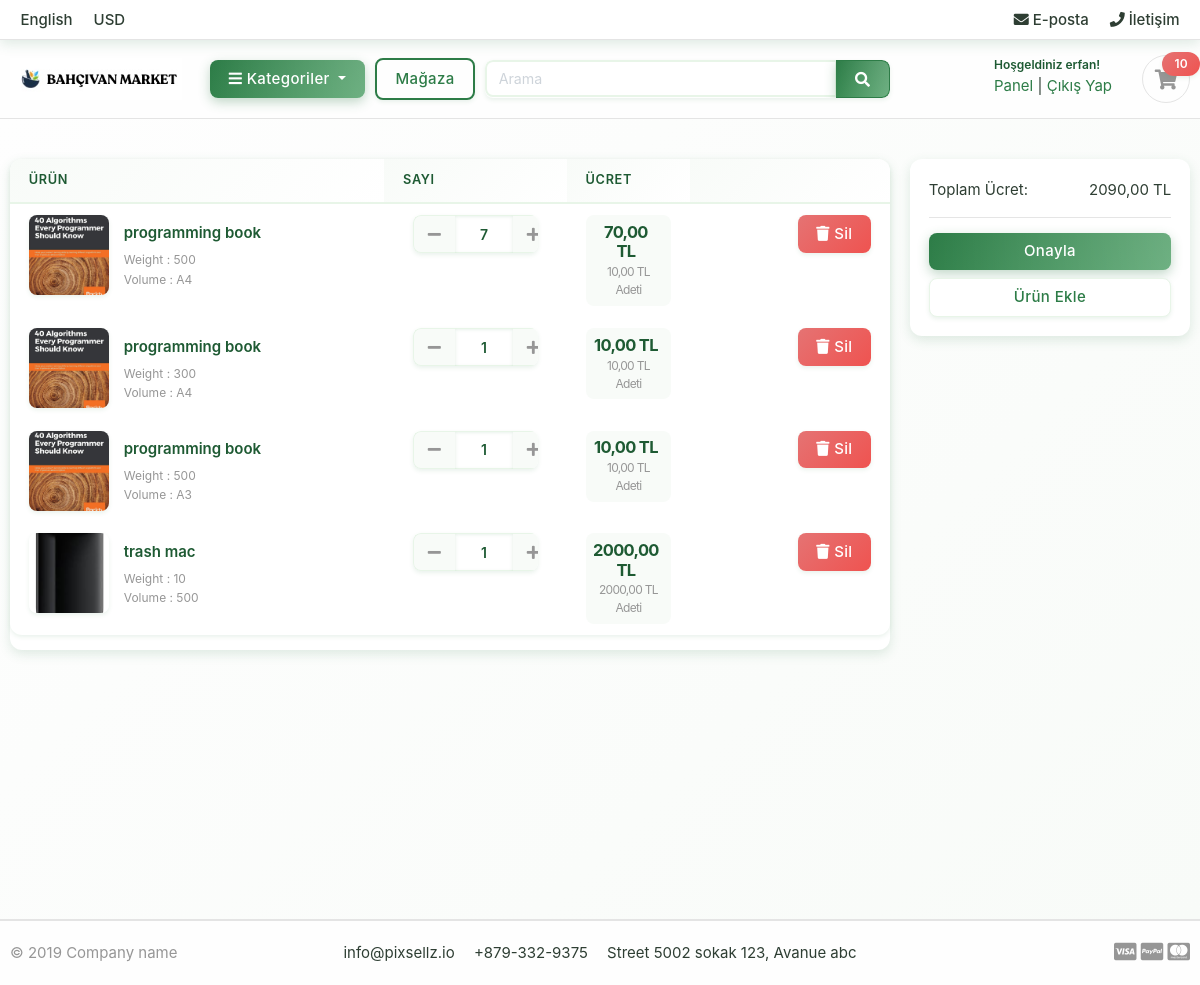
The app's page /cart/ (signed in), older data.
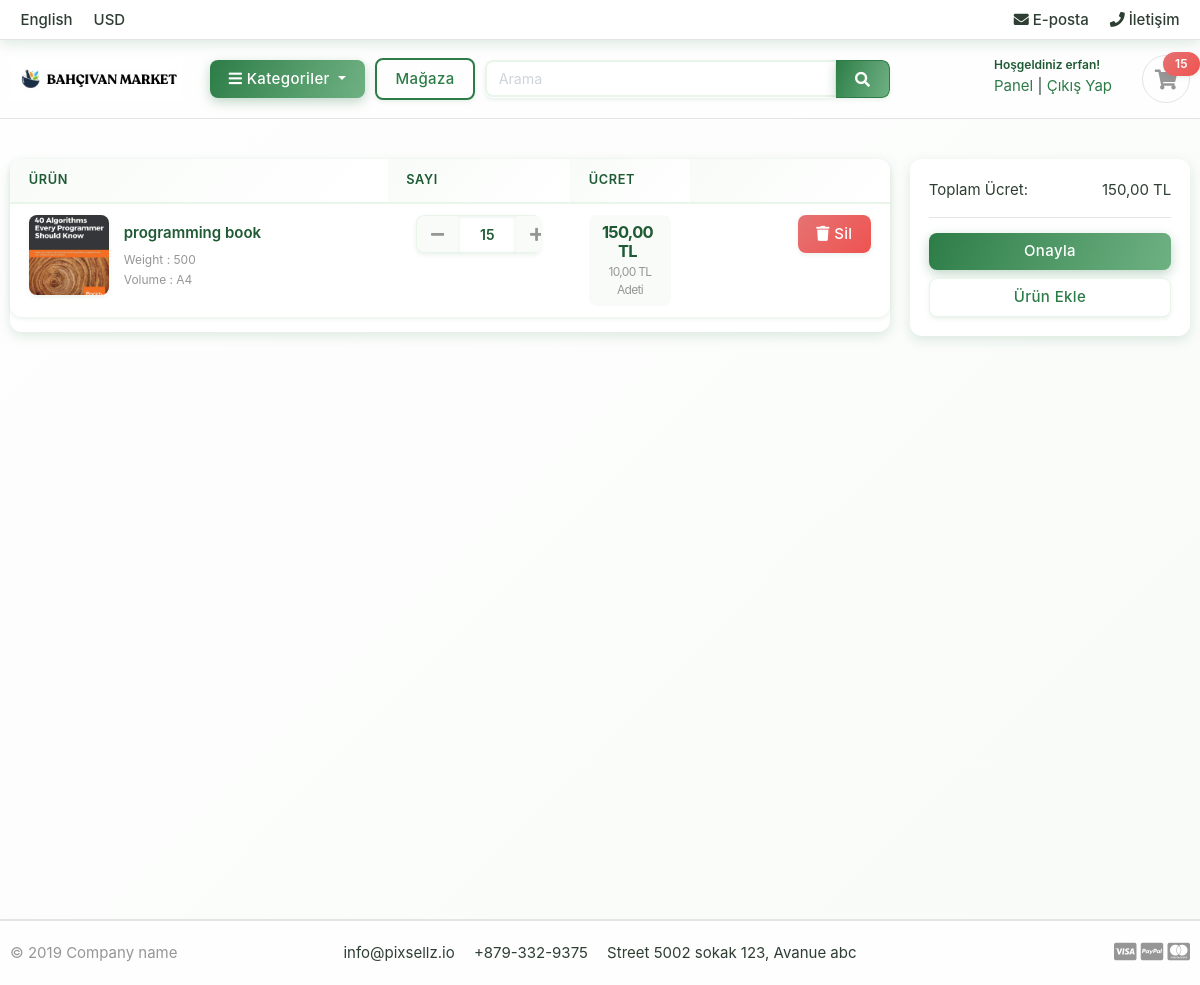
The same page, newer data.
### carts/models.py (models this page shows, shortened)
class CartItem(models.Model):
    user = models.ForeignKey(Account,on_delete=models.CASCADE,null=True)
    product = models.ForeignKey(Product, on_delete=models.CASCADE)
    variations = models.ManyToManyField(Variation,blank=True)
    cart = models.ForeignKey(Cart, on_delete=models.CASCADE,null=True)
    quantity = models.IntegerField()
    is_active = models.BooleanField(default=True)
    def sub_total(self):
        return self.product.price * self.quantity

### store/models.py (models this page shows, shortened)
class Product(models.Model):
    product_name = models.CharField(max_length=200, unique=True)
    slug = models.SlugField(max_length=200, unique=True)
    product_description = models.TextField(max_length=500, blank=True)
    price = models.DecimalField(max_digits=6, decimal_places=2)
    image = models.ImageField(upload_to='photos/product')
    stock  = models.IntegerField()
    low_stock_threshold = models.IntegerField(default=5)
    is_avalible = models.BooleanField(default=True)
    category = models.ForeignKey(Category, on_delete=models.CASCADE)
    created_date  = models.DateTimeField(auto_now_add=True)
    modified_date = models.DateTimeField(auto_now = True)
    def get_url(self):
        return reverse('product_detail',args=[self.category.slug,self.slug])

class Variation(models.Model):
    product = models.ForeignKey(Product, on_delete=models.CASCADE)
    variation_category = models.CharField(max_length=50,choices=variation_category_choice)
    variation_value = models.CharField(max_length=255)
    is_active = models.BooleanField(default=True)
    created_date = models.DateTimeField(auto_now=True)
    objects = VariationManager()

### carts/views.py (the view)
# urls.py: path('',views.cart,name='cart'),
def cart(request,total=0,quantity=0,cart_items=None):
    try:
        grand_total = 0
        if request.user.is_authenticated:
            cart_items = CartItem.objects.filter(user=request.user, is_active= True)
        else:
            cart = Cart.objects.get(cart_id= _cart_id(request))
            cart_items = CartItem.objects.filter(cart=cart, is_active= True)
        for cart_item in cart_items:
            total += (cart_item.product.price * cart_item.quantity)
            quantity+= cart_item.quantity
        grand_total = total
    except ObjectDoesNotExist:
        pass
    context = {
        'total':total,
        'quantity':quantity,
        'cart_items':cart_items,
        'grand_total': grand_total,
    }
    return render(request,'store/cart.html/',context)

### carts/context_processors.py (called while the page is built)
def counter(request):
    cart_count = 0
    if 'admin' in request.path:
        return {}
    else:
        try:
            cart = Cart.objects.filter(cart_id = _cart_id(request))
            if request.user.is_authenticated:
                cart_items = CartItem.objects.all().filter(user= request.user)
            else:
                cart_items = CartItem.objects.all().filter(cart=cart[:1])
            for cart_item in cart_items:
                cart_count += cart_item.quantity
        except Cart.DoesNotExist:
            cart_count = 0
    return dict(cart_count=cart_count)

### carts/views.py (called while the page is built)
def _cart_id(request):
    cart = request.session.session_key
    if not cart:
        cart = request.session.create()
    return cart

### category/context_processors.py (called while the page is built)
def menu_links(request):
    links = Category.objects.all()
    return dict(links=links)

### category/models.py (called while the page is built)
    def get_url(self):
        return reverse('products_by_category',args = [self.slug ])

### templates/store/cart.html (shortened to what this page needs)
{% extends 'base.html' %}
{% load static %}
{% block content %}
<section class="section-content padding-y bg">
    <div class="container">
    {% if not cart_items %}
        <h2 class='text-center'>Sepetiniz şu an boş</h2>
        <br>
        <div class= 'text-center'>
            <a href= "{% url 'store' %}" class = 'btn btn-primary'>Alışverişe Devam Edin</a>
        </div>
    {% else %}
    <div class="row">
        <aside class="col-lg-9">
    <div class="card">
    <table class="table table-borderless table-shopping-cart">
    <thead class="text-muted">
    <tr class="small text-uppercase">
      <th scope="col">ÜRÜN</th>
      <th scope="col" width="120">SAYI</th>
      <th scope="col" width="120">ÜCRET</th>
      <th scope="col" class="text-right" width="200"> </th>
    </tr>
    </thead>
    <tbody>
    {% for cart_item in cart_items %}
    <tr>
        <td>
            <figure class="itemside align-items-center">
                <div class="aside"><img src="{{ cart_item.product.image.url }}" class="img-sm"></div>
                <figcaption class="info">
                    <a href="{{ cart_item.product.get_url  }}" class="title text-dark">{{ cart_item.product.product_name }}</a>
                    <p class="text-muted small">
                        {% if cart_item.variations.all %}
                            {% for item in cart_item.variations.all %}
                                {{item.variation_category | capfirst}} : {{item.variation_value | capfirst }} <br>
                            {% endfor %}
                        {% endif %}
                    </p>
                </figcaption>
            </figure>
        </td>
        <td>
                        <div class="col">
                            <div class="input-group input-spinner">
                                <div class="input-group-prepend">
                                <form action="{% url 'remove_cart' cart_item.product.id cart_item.id %}" method="POST" style="display:inline;">
                                    <button class="btn btn-light" type="submit" id="button-minus"> <i class="fa fa-minus"></i> </button>
                                </form>
                                </div>
                                <input type="text" class="form-control text-center" value="{{ cart_item.quantity }}" readonly>
                                <div class="input-group-append">
                                <form action="{% url 'add_cart' cart_item.product.id %}" method="POST" style="display:inline;">
                                    <button class="btn btn-light" type="submit" id="button-plus"> <i class="fa fa-plus"></i> </button>
                                </form>
                                </div>
                            </div>
                        </div>
        </td>
        <td>
            <div class="price-wrap">
                <var class="price">{{ cart_item.sub_total }} TL</var>
                <small class="text-muted"> {{ cart_item.product.price }} TL Adeti</small>
            </div>
        </td>
        <td class="text-right">
        <form action="{% url 'remove_cart_item' cart_item.product.id cart_item.id %}" method="POST" style="display:inline;">
            <button type="submit" class="btn btn-danger delete-item-btn">
                <i class="fa fa-trash"></i> Sil
            </button>
        </form>
        </td>
    </tr>
    {% endfor %}
    </tbody>
    </table>
    </div>
        </aside>
        <aside class="col-lg-3">
            <div class="card">
            <div class="card-body">
                <dl class="dlist-align">
                  <dt>Toplam Ücret:</dt>
                  <dd class="text-right">{{ total }} TL</dd>
                </dl>
                <hr>
                <a href="{% url 'checkout' %}" class="btn btn-primary btn-block"> Onayla </a>
                <a href="{% url 'store' %}" class="btn btn-light btn-block">Ürün Ekle</a>
            </div>
            </div>
    </aside>
    </div>
    {% endif %}
    </div>
    </section>
{% endblock %}

### templates/includes/navbar.html (shortened to what this page needs)
{% load static %}
<header class="section-header">
    <nav class="navbar p-md-0 navbar-expand-sm navbar-light border-bottom">
    <div class="container">
      <div class="collapse navbar-collapse" id="navbarTop4">
        <ul class="navbar-nav mr-auto">
            <li class="nav-item dropdown">
                 <a href="#" class="nav-link">   English </a>
            </li>
            <li class="nav-item dropdown">
                <a href="#" class="nav-link"> USD </a>
            </li>
        </ul>
        <ul class="navbar-nav">
            <li><a href="#" class="nav-link"> <i class="fa fa-envelope"></i> E-posta </a></li>
            <li><a href="#" class="nav-link"> <i class="fa fa-phone"></i> İletişim </a></li>
        </ul>
      </div>
    </div>
    </nav>
    <section class="header-main border-bottom">
        <div class="container">
    <div class="row align-items-center">
        <div class="col-lg-2 col-md-3 col-6">
            <a href="{% url 'home' %}" class="brand-wrap">
                <img class="logo" src="{% static './images/bahcivan_logo.png' %}">
            </a>
        </div>
        <div class="col-lg col-sm col-md col-6 flex-grow-0">
            <div class="category-wrap dropdown d-inline-block float-right">
                <button type="button" class="btn btn-primary dropdown-toggle" data-toggle="dropdown">
                    <i class="fa fa-bars"></i> Kategoriler
                </button>
            </div>
        </div>
        <a href="{% url 'store' %}" class="btn btn-outline-primary">Mağaza</a>
        <div class="col-lg  col-md-6 col-sm-12 col">
            <form action="{% url 'search'%}" class="search" method='GET'>
                <div class="input-group w-100">
                    <input type="text" class="form-control" style="width:60%;" placeholder="Arama" name="keyword">
                    <div class="input-group-append">
                      <button class="btn btn-primary" type="submit">
                        <i class="fa fa-search"></i>
                      </button>
                    </div>
                </div>
            </form>
        </div>
        <div class="col-lg-3 col-sm-6 col-8 order-2 order-lg-3">
                    <div class="d-flex justify-content-end mb-3 mb-lg-0">
                        {% if user.id is None %}
                        <div class="widget-header">
                            <small class="title text-muted">Hoşgeldiniz Misafir!</small>
                            <div>
                                <a href="{% url 'login' %}">Giriş Yap</a> <span class="dark-transp"> | </span>
                                <a href="{% url 'register' %}"> Üye Ol</a>
                            </div>
                        </div>
                        {% else %}
                        <div class="widget-header">
                            <small class="title text-muted">Hoşgeldiniz {{ user.first_name }}! </small>
                            <div>
                                <a href="{% url 'dashboard' %}">Panel</a> <span class="dark-transp"> | </span>
                                <a href="{% url 'logout' %}">Çıkış Yap</a>
                            </div>
                        </div>
                        {% endif %}
                        <a href="{% url 'cart' %}" class="widget-header pl-3 ml-3">
                            <div class="icon icon-sm rounded-circle border"><i class="fa fa-shopping-cart"></i></div>
                            <span class="badge badge-pill badge-danger notify">{{ cart_count }}</span>
                        </a>
                    </div>
                </div>
    </div>
        </div>
    </section>
</header>

Row changes from the older to the newer data that the page shows:
removed CartItem: product.image (picture), product.product_name "programming book", quantity "7", sub_total "70,00", product.price "10,00", Variation (variation_category "Weight", variation_value "500"), Variation (variation_category "Volume", variation_value "A4")
removed CartItem: product.image (picture), product.product_name "programming book", quantity "1", sub_total "10,00", product.price "10,00", Variation (variation_category "Volume", variation_value "A4")
no longer on this page (row unchanged): Variation: variation_category "Weight", variation_value "300", shown under "programming book"
removed CartItem: product.image (picture), product.product_name "programming book", quantity "1", sub_total "10,00", product.price "10,00", Variation (variation_category "Weight", variation_value "500")
no longer on this page (row unchanged): Variation: variation_category "Volume", variation_value "A3", shown under "programming book"
removed CartItem: product.image (picture), product.product_name "trash mac", quantity "1", sub_total "2000,00", product.price "2000,00"
no longer on this page (row unchanged): Variation: variation_category "Weight", variation_value "10", shown under "trash mac"
no longer on this page (row unchanged): Variation: variation_category "Volume", variation_value "500", shown under "trash mac"
added CartItem: product.image (picture), product.product_name "programming book", quantity "15", sub_total "150,00", product.price "10,00", Variation (variation_category "Weight", variation_value "500"), Variation (variation_category "Volume", variation_value "A4")
Text that changed along with them:
{{ cart_count }}: "10" → "15"
{{ total }}: "2090,00" → "150,00"
